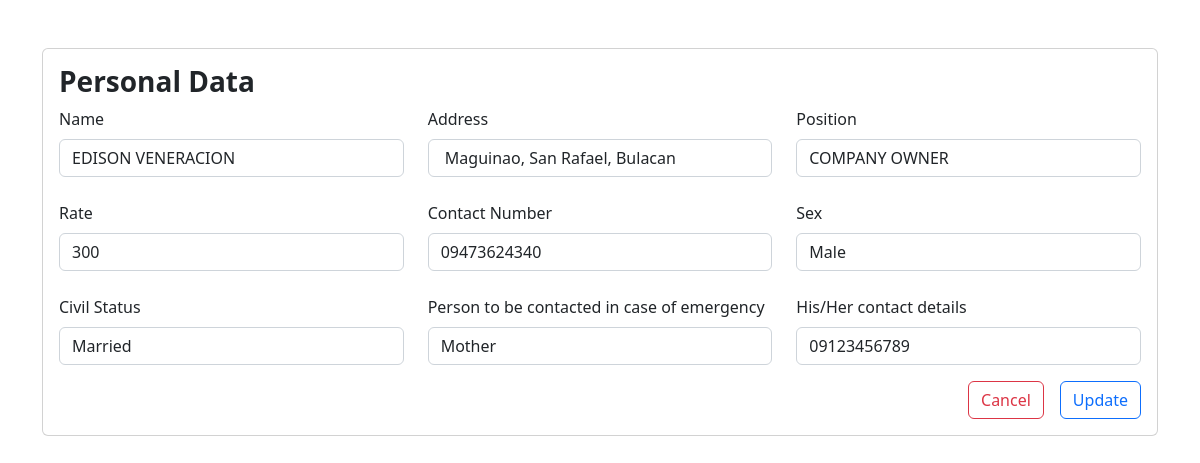
The app's page /code/update.php?id=70 with its own data.
### tables this page shows
CREATE TABLE `employee` (
  `id` int(11) NOT NULL,
  `emp_id` varchar(50) NOT NULL,
  `name` varchar(50) NOT NULL,
  `address` varchar(50) NOT NULL,
  `position` varchar(50) NOT NULL,
  `rate` double NOT NULL,
  `phonenumber` varchar(12) NOT NULL,
  `sex` varchar(45) NOT NULL,
  `birth_date` date NOT NULL,
  `civil_status` varchar(45) NOT NULL,
  `emergency_name` varchar(45) NOT NULL,
  `emergency_contact` varchar(11) NOT NULL,
  `job_id` int(11) NOT NULL,
  `salary_id` int(11) NOT NULL,
  `isdeploy` varchar(1) NOT NULL,
  `isarchive` varchar(1) NOT NULL,
  `is_att_archive` varchar(1) NOT NULL
);

### code/update.php (the view, shortened to what this page needs)
<?php
   include "connection.php";
    $id = $_GET['id'];
    $employee="SELECT * FROM `employee` WHERE id=$id";
    $result = mysqli_query($con, $employee);
    $row = mysqli_fetch_assoc($result);
?>
<!DOCTYPE html>
<html lang="en">
<head>
    <link rel="stylesheet" href="https://cdn.jsdelivr.net/npm/bootstrap@5.2.2/dist/css/bootstrap.min.css">
</head>
<body class="" v-on:click="Reload">
     <table>
        <div class="container">
        <div class="page-header">
                <br>
                <br>
            </div>
     <div class="col-12">
                <div class="card">
               <div class="">
              <form class="" method="POST" action="">
                <div class="card-body">
                  <h3 class="card-title"><strong>Personal Data</strong></h3>
                  <div class="row">
                  <div class="col-md-4">
                      <div class="form-group">
                        <label class="form-label">Name</label>
                        <input type="text" required="" name="name" class="form-control" value="<?php echo $row['name'] ?>">
                      </div>
                    </div>
                    <div class="col-md-4">
                      <div class="form-group">
                        <label class="form-label">Address</label>
                        <input type="text" required="" name="address" class="form-control" value="<?php echo $row['address'] ?>">
                      </div>
                    </div>
                    <div class="col-md-4">
                      <div class="form-group">
                        <label class="form-label">Position</label>
                        <input type="text" required="" name="position" class="form-control" value="<?php echo $row['position'] ?>">
                      </div>
                    </div>
                    <div class="col-md-4 mt-4">
                      <div class="form-group">
                        <label class="form-label">Rate</label>
                        <input type="text" required="" name="rate" class="form-control" value="<?php echo $row['rate'] ?>">
                      </div>
                    </div>
                    <div class="col-md-4 mt-4">
                      <div class="form-group">
                        <label class="form-label">Contact Number</label>
                        <input type="text" required="" name="phonenumber" class="form-control" value="<?php echo $row['phonenumber'] ?>">
                      </div>
                    </div>
                    <div class="col-md-4 mt-4">
                      <div class="form-group">
                        <label class="form-label">Sex</label>
                        <input type="text" required="" name="sex" class="form-control" value="<?php echo $row['sex'] ?>">
                      </div>
                    </div>
                    <div class="col-md-4 mt-4">
                      <div class="form-group">
                        <label class="form-label">Civil Status</label>
                        <input type="text" required="" name="civil_status" class="form-control" value="<?php echo $row['civil_status'] ?>">
                      </div>
                    </div>
                    <div class="col-md-4 mt-4">
                      <div class="form-group">
                        <label class="form-label">Person to be contacted in case of emergency</label>
                        <input type="text" required="" name="emergency_name" class="form-control" value="<?php echo $row['emergency_name'] ?>">
                      </div>
                    </div>
                    <div class="col-md-4 mt-4">
                      <div class="form-group">
                        <label class="form-label">His/Her contact details</label>
                        <input type="text" required="" name="emergency_contact" class="form-control" value="<?php echo $row['emergency_contact'] ?>">
                      </div>
                    </div>
                <div class=" mt-3 d-grid gap-3 d-flex justify-content-end ">
                    <a href="employee.php" class="btn btn-outline-danger">Cancel</a>
                    <button type="submit"  name="update"  class="btn btn-outline-primary">Update</button>
                </div>
        </table>
</body>
</html>

### records on screen
employee: name "EDISON VENERACION", address "Maguinao, San Rafael, Bulacan", position "COMPANY OWNER", rate "300", phonenumber "09473624340", sex "Male", civil_status "Married", emergency_name "Mother", emergency_contact "09123456789"
